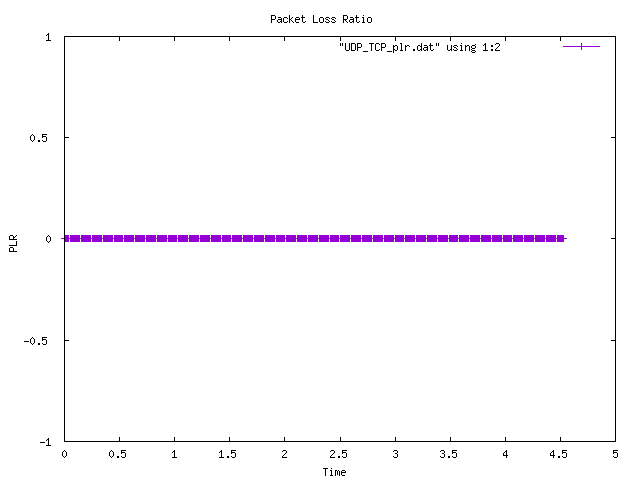

The script that drew this image:
set term png small
set autoscale
set xtic auto
set ytic auto
set title "Packet Loss Ratio"
set xlabel "Time"
set ylabel "PLR"
set out "UDP_TCP_plr.png"

plot "UDP_TCP_plr.dat" using 1:2 with linespoints
